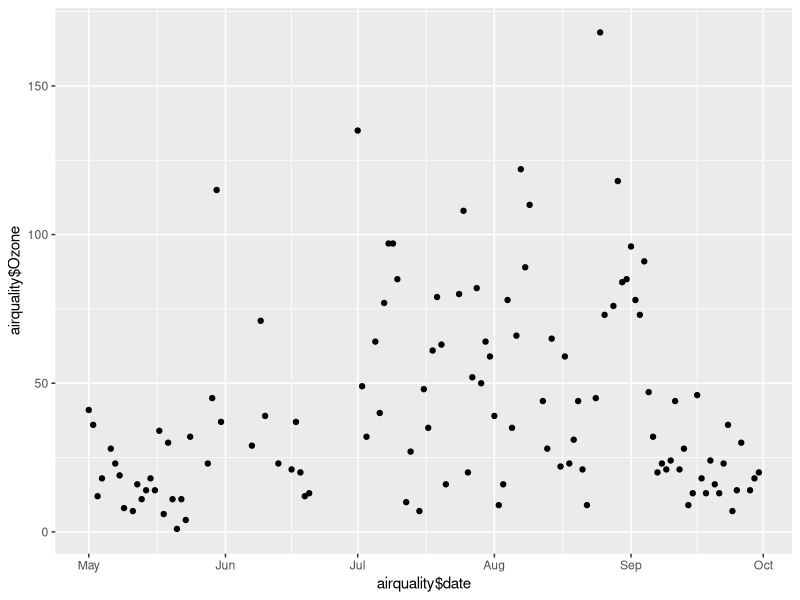
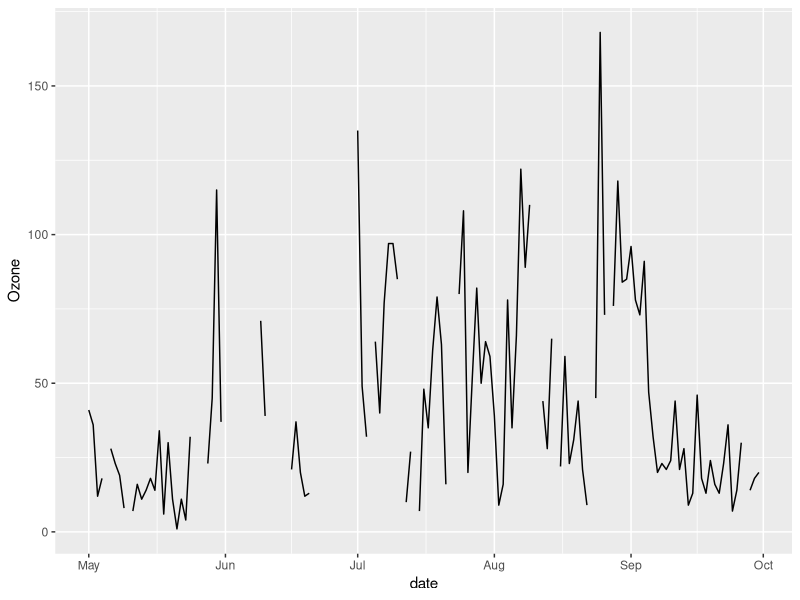
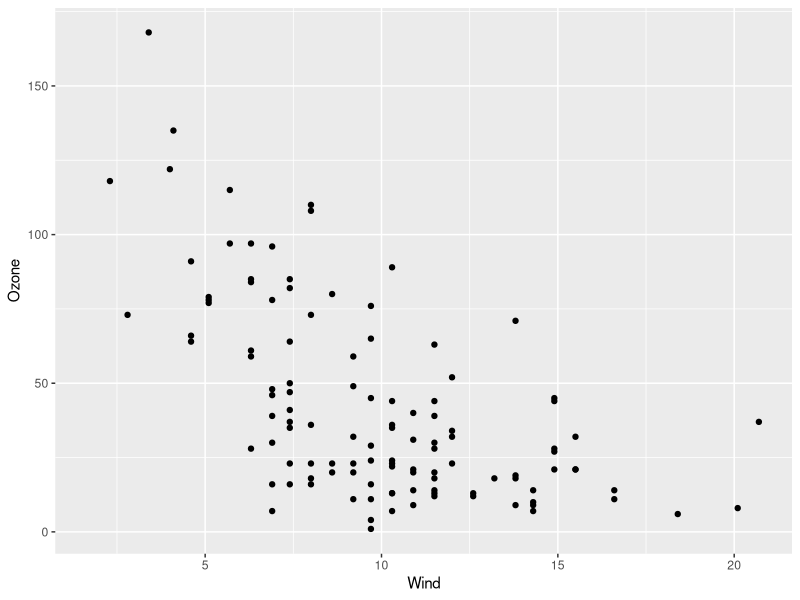
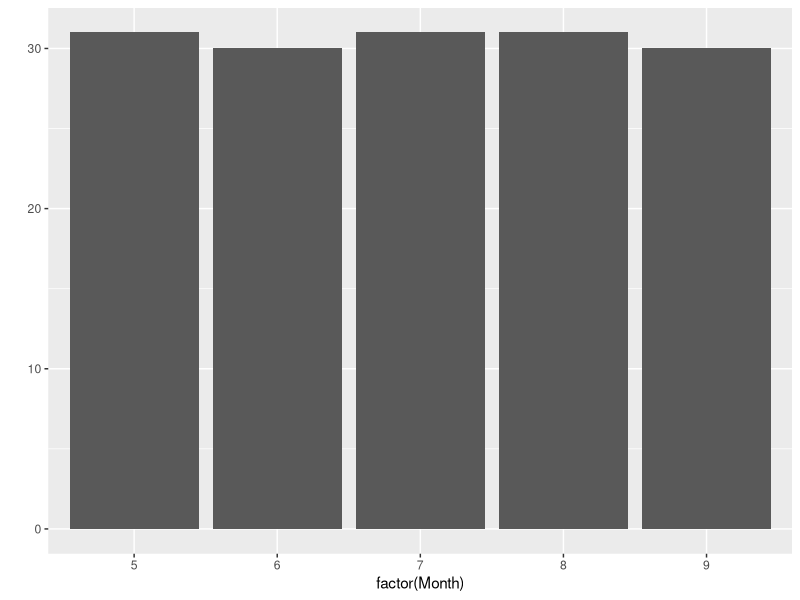
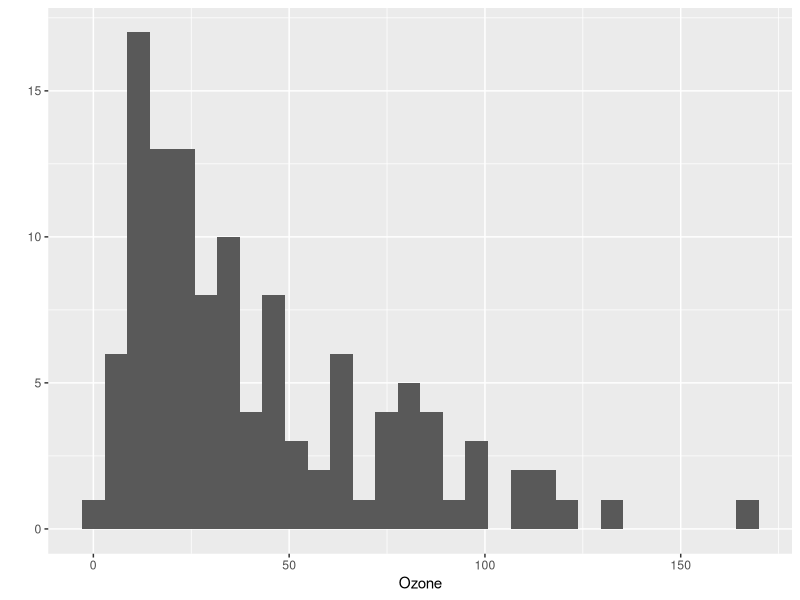
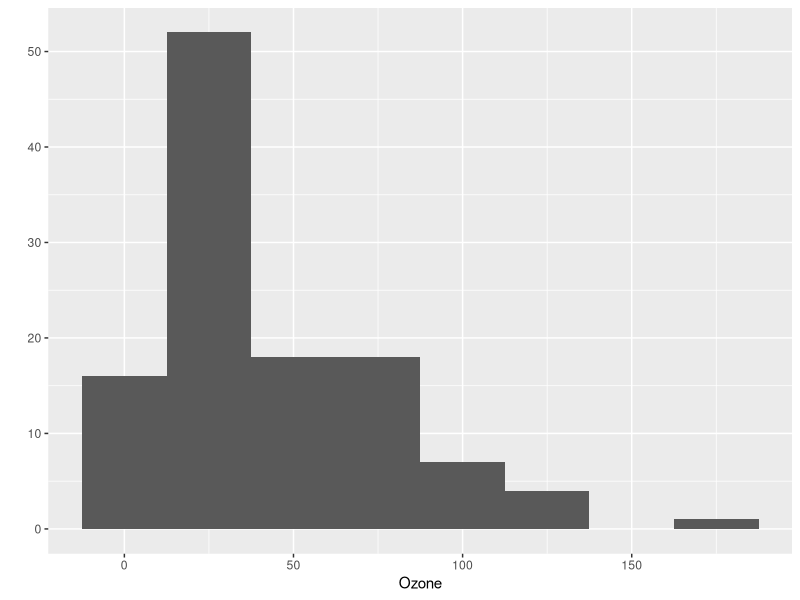
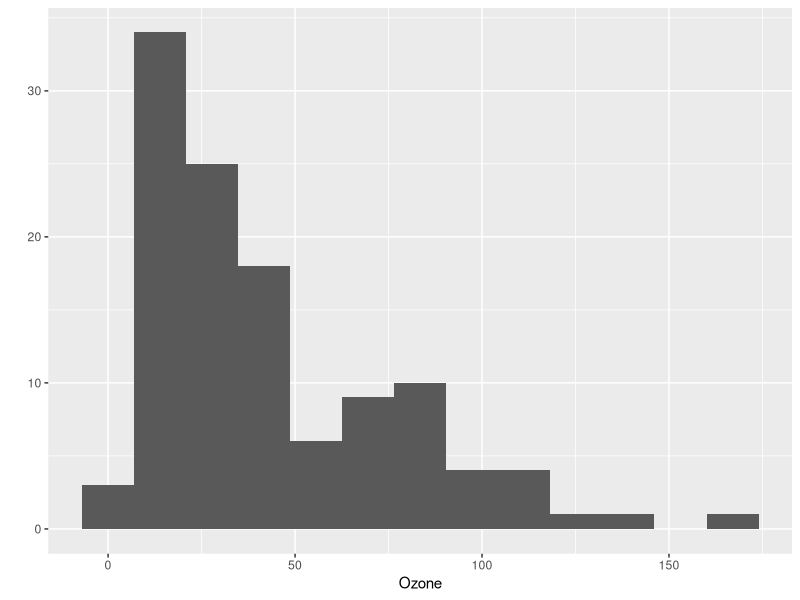
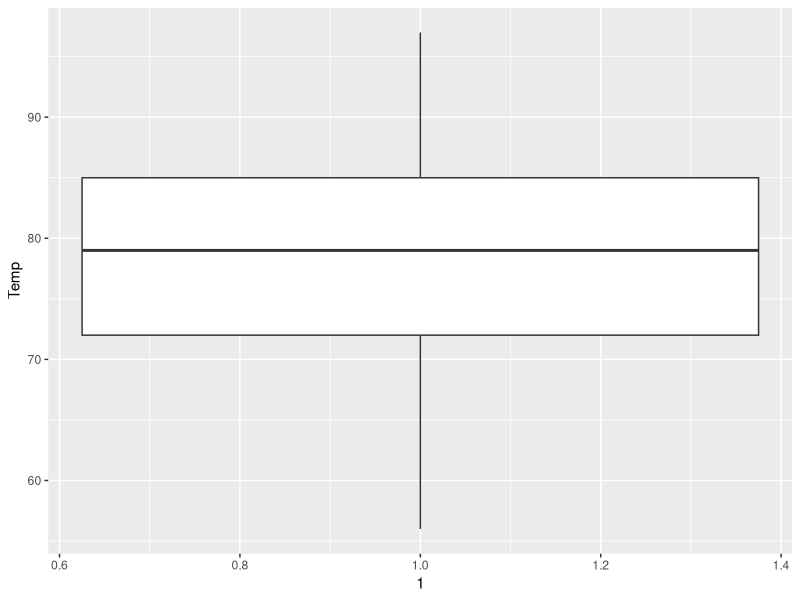

These charts were generated, in order, by the following R code:
## ---- chunk 1
library(ggplot2)
## ---- chunk 2
airquality$date = as.Date(
    paste(airquality$Month, airquality$Day, "1973"),
    format="%m %d %Y"
)
## ---- chunk 3
#| warning: false
qplot(airquality$date, airquality$Ozone)
## ---- chunk 4
qplot(date, Ozone, data=airquality, geom="line")
## ---- chunk 5
#| warning: false
qplot(Wind, Ozone, data=airquality)
## ---- chunk 6
qplot(factor(Month), data=airquality)
## ---- chunk 7
#| warning: false
#| message: false
qplot(Ozone, data=airquality)
## ---- chunk 8
#| warning: false
qplot(Ozone, data=airquality, binwidth=25)
qplot(Ozone, data=airquality, bins=13)
## ---- chunk 9
qplot(x=1, y=Temp, data=airquality, geom="boxplot")
## ---- chunk 10
qplot(x=factor(Month), y=Temp, data=airquality, geom="boxplot")
## ---- chunk 11
qplot(
    x=factor(Month),
    y=Temp,
    data=airquality,
    geom="boxplot",
    main="Boxplots",
    xlab="Month",
    ylab="T (°F)"
)
## ---- chunk 12
ggplot(airquality, aes(x=Wind, y=Ozone))
## ---- chunk 13
#| warning: false
ggplot(data=airquality, mapping=aes(x=Wind, y=Ozone)) +
    geom_point()
## ---- chunk 14
#| warning: false
ggplot(data=airquality, mapping=aes(x=Wind, y=Ozone)) +
    geom_point() +
    ggtitle("Wind vs. Ozone") +
    xlab("Wind (mph)") +
    ylab("Ozone (ppb)")
## ---- chunk 15
#| warning: false
ggplot(data=airquality, mapping=aes(x=Wind, y=Ozone)) +
    geom_point() +
    labs(title="Wind vs. Ozone", x="Wind (mph)", y="Ozone (ppb)") +
    geom_smooth(method="lm", formula="y ~ x")
## ---- chunk 16
#| warning: false
ggplot(data=airquality, mapping=aes(x=Wind, y=Ozone, color=Month==5)) +
    geom_point() +
    theme(legend.position="none") +
    labs(title="Ozone and Wind in NYC")
## ---- chunk 17
#| warning: false
#| message: false
ggplot(data=airquality, mapping=aes(x=Ozone)) +
    geom_histogram() + ylab("")
## ---- chunk 18
#| warning: false
ggplot(data=airquality, mapping=aes(x=Ozone)) +
    geom_histogram(binwidth=10) + ylab("")
## ---- chunk 19
#| warning: false
ggplot(data=airquality, mapping=aes(x=factor(Month), y=Ozone)) +
    geom_boxplot() + xlab("Month")
## ---- chunk 20
#| warning: false
#| message: false
library(Hmisc)

ggplot(data=airquality, mapping=aes(x=factor(Month), y=Ozone)) +
    stat_summary(fun=mean, geom="point") +
    stat_summary(fun.data=mean_cl_normal, geom="errorbar", width=0.2) +
    xlab("Month")
## ---- chunk 21
#| warning: false
ggplot(airquality, aes(x=factor(Month), y=Ozone)) +
    stat_summary(fun=mean, geom="point") +
    stat_summary(fun.data=mean_cl_normal, geom="errorbar", width=0.2) +
    xlab("Month") +
    theme_minimal()
## ---- chunk 22
theme_set(theme_minimal())
## ---- chunk 23
#| warning: false
library(patchwork)

p1 = ggplot(airquality, aes(x=date, y=Ozone)) + geom_line() + geom_point()
p2 = ggplot(airquality, aes(x=Wind, y=Ozone, color=Month==5)) + geom_point()
p3 = ggplot(mpg, aes(x=factor(cyl), y=cty)) + geom_boxplot()

p1 / (p2 + p3)
## ---- chunk 24
library(tibble)

df = tibble(x=1:10, y=1:10)

ggplot(data=df, mapping=aes(x=x, y=y)) +
    geom_point(size=4) +
    geom_smooth(method="lm", formula="y ~ x")
